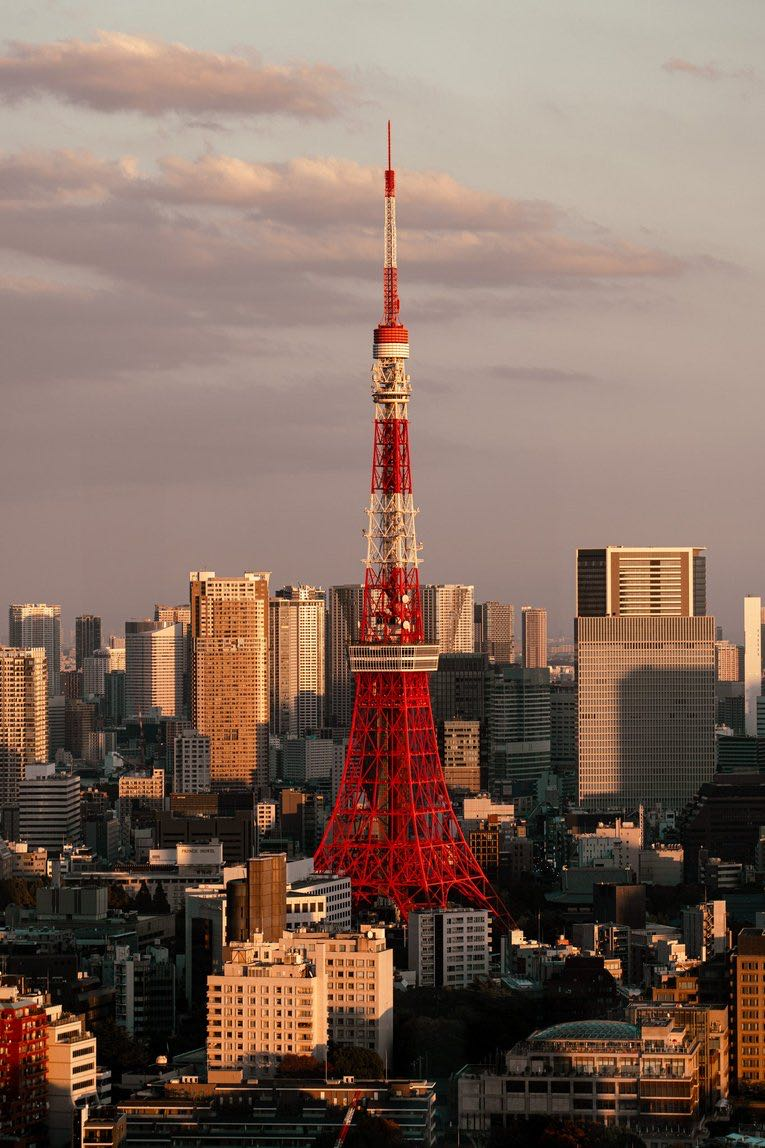
#> input picture .claude/skills/slides/artifact_tool/examples/tower.jpeg, 765 x 1148 px
$ python create_montage.py ../../slides/artifact_tool/examples/tower.jpeg --out out.png
#> lines starting #> are read from the running program, lines starting #| are printed output that depends on the picture
#!/usr/bin/env python3
"""Create a simple contact-sheet montage from a list of images.

Intended for quickly skimming multi-page renders.

Examples:
  python create_montage.py /tmp/_renders/input --out /tmp/montage.png
  python create_montage.py /tmp/_renders/input/page-*.png --out /tmp/montage.png --cols 4

Notes:
  - Inputs must be raster images (PNG/JPEG).
  - Montage is generated in reading order (sorted by filename).
"""

from __future__ import annotations

import argparse
import glob
from pathlib import Path
from typing import List

from PIL import Image


def _collect_paths(items: List[str]) -> List[Path]:
    paths: List[Path] = []
    for item in items:
        p = Path(item)
        if p.is_dir():
            paths.extend(sorted([x for x in p.iterdir() if x.suffix.lower() in {".png", ".jpg", ".jpeg"}]))
        else:
            expanded = glob.glob(item)
            if expanded:
                paths.extend(sorted([Path(x) for x in expanded]))
            elif p.exists():
                paths.append(p)
    # De-dup while preserving order
    seen = set()
    out: List[Path] = []
    for p in paths:
        key = str(p.resolve())
        if key not in seen:
            seen.add(key)
            out.append(p)
    return out


def make_montage(
    image_paths: List[Path],
    out_path: Path,
    cols: int = 4,
    tile_max_w: int = 800,
    margin: int = 10,
    bg: tuple[int, int, int] = (255, 255, 255),
) -> None:
#> called with cols = 4, tile_max_w = 800, margin = 10, bg = (255, 255, 255)
    if not image_paths:
        raise ValueError("No images provided")

    # Load + resize to a consistent tile width (preserve aspect ratio)
    tiles: List[Image.Image] = []
    max_w = 0
    max_h = 0
    for p in image_paths:
        im = Image.open(p).convert("RGB")
#> im is the input picture: PIL image 765x1148 RGB; mean R, G, B 129.9, 106.7, 94.9
        if im.width > tile_max_w:
            scale = tile_max_w / float(im.width)
            im = im.resize((int(im.width * scale), int(im.height * scale)))
        tiles.append(im)
        max_w = max(max_w, im.width)
#> max_w = 765
        max_h = max(max_h, im.height)
#> max_h = 1148

    rows = (len(tiles) + cols - 1) // cols
#> rows = 1
    canvas_w = cols * max_w + (cols + 1) * margin
#> canvas_w = 3110
    canvas_h = rows * max_h + (rows + 1) * margin
#> canvas_h = 1168

    montage = Image.new("RGB", (canvas_w, canvas_h), bg)
#> montage: PIL image 3110x1168 RGB; every value is 255

    for idx, im in enumerate(tiles):
        r = idx // cols
        c = idx % cols
        x = margin + c * (max_w + margin) + (max_w - im.width) // 2
        y = margin + r * (max_h + margin) + (max_h - im.height) // 2
        montage.paste(im, (x, y))
#> this loop made 1 pass
#> (r, c, x, y) on pass 1: (0, 0, 10, 10)
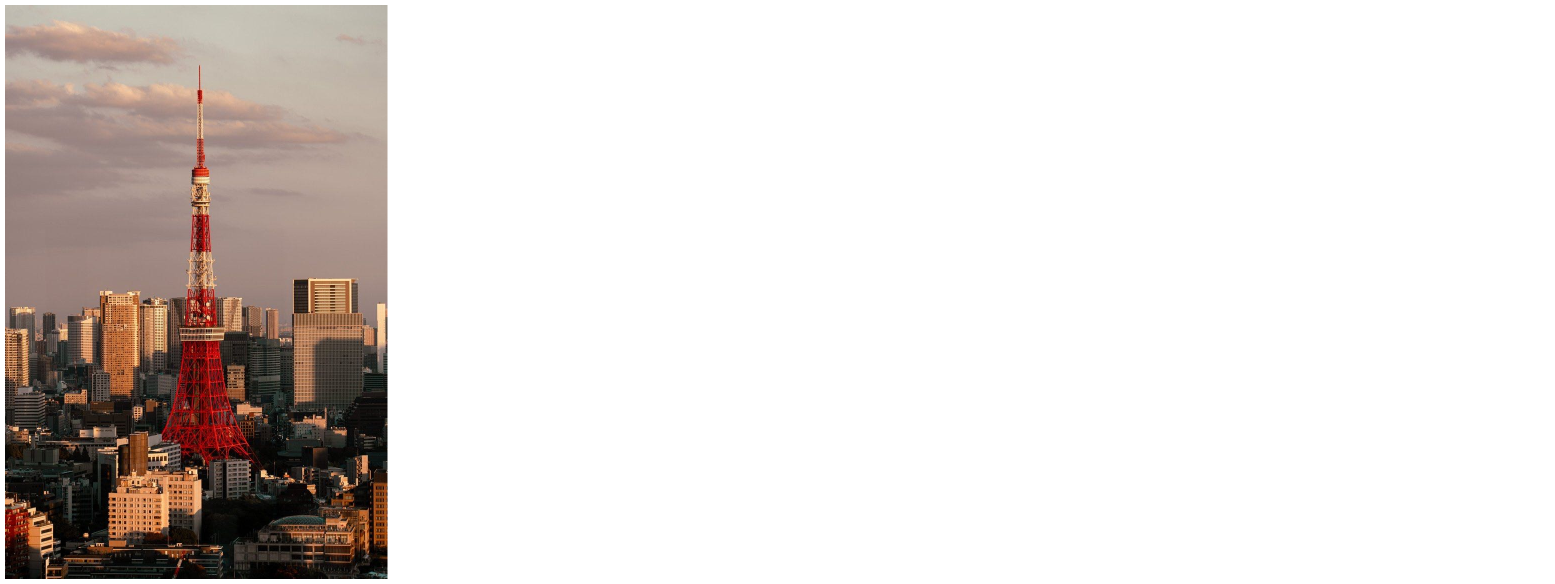
#> montage: PIL image 3110x1168 RGB (shown at 1/2 size); mean R, G, B 224.7, 219.1, 216.3

    montage.save(out_path)


def main() -> None:
    parser = argparse.ArgumentParser(description="Create an image montage/contact sheet")
    parser.add_argument(
        "inputs",
        nargs="+",
        help="Image files, globs, or a directory containing images",
    )
    parser.add_argument("--out", type=str, required=True, help="Output montage image path")
    parser.add_argument("--cols", type=int, default=4, help="Columns (default: 4)")
    parser.add_argument(
        "--tile_max_w",
        type=int,
        default=800,
        help="Max tile width in pixels (default: 800)",
    )
    parser.add_argument("--margin", type=int, default=10, help="Margin in pixels (default: 10)")

    args = parser.parse_args()

    paths = _collect_paths(args.inputs)
    out_path = Path(args.out)
    out_path.parent.mkdir(parents=True, exist_ok=True)

    make_montage(paths, out_path, cols=args.cols, tile_max_w=args.tile_max_w, margin=args.margin)
    print(str(out_path))


if __name__ == "__main__":
    main()
